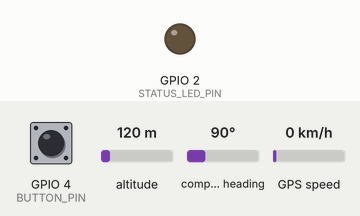
Recording of a sketch running on a simulated ESP32. Parts: output pins drawn as LEDs (lit = HIGH). The inputs (shaded band) are chosen by the test bench; at power-on: GPIO 4 (BUTTON_PIN) HIGH, altitude 120 m, compass heading 90°, GPS speed 0 km/h. WiFi joins after 1.5 s; servers stay silent unless stated; uploads are accepted with an empty reply; the GPS gets a fix after 3 s at 37.7749, -122.4194 with 8 satellites; what the sketch prints to the serial monitor is not drawn.

Above: at 3.3 s.
3.4 s: GPIO 4 (BUTTON_PIN) pulled LOW for 0.15 s
5.8 s: GPIO 4 (BUTTON_PIN) pulled LOW for 1 s
At 7.7 s:
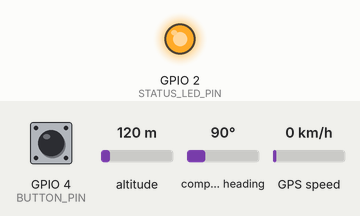
Timing chart, 0 to 9.2 s (numbered marks = the images above; inputs shaded):
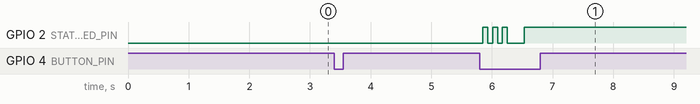

Measured:
- after the input at 3.4 s, every drawn part: stays the same
- after the input at 5.8 s, GPIO 2 (STATUS_LED_PIN): LOW → HIGH after 0.05 s, then repeats every 0.16 s: LOW 0.08 s, HIGH 0.08 s

The sketch:

ambulance_esp32.ino
```cpp
/*
 * EMERGE-X — Physical Emergency Trigger & Ambulance Controller Firmware
 * Platform: ESP32 DevKit V1 (Arduino Core)
 *
 * Hardware Setup:
 * 1. Physical Push Button:
 *    - Connected between GPIO 4 and GND
 *    - Uses internal INPUT_PULLUP (Active-LOW: pressed = 0, idle = 1)
 * 2. Onboard Status LED:
 *    - GPIO 2 (Blinks on press, solid ON on successful emergency corridor activation)
 * 3. (Optional) GPS Module (NEO-6M):
 *    - HardwareSerial UART2: RX2 = GPIO 16 (to GPS TX), TX2 = GPIO 17 (to GPS RX), 9600 baud
 *
 * Backend Contract:
 * - Method: POST http://<BACKEND_HOST>:8000/api/v1/emergency/trigger
 * - Payload: {"ambulance_id": "AX-01", "trigger_source": "PUSH_BUTTON", "timestamp": 0}
 */

#include <WiFi.h>
#include <HTTPClient.h>
#include <TinyGPS++.h>
#include <HardwareSerial.h>

// ==========================================
// 1. CONFIGURATION: WI-FI & BACKEND
// ==========================================
// Enter your local Wi-Fi credentials:
const char* WIFI_SSID     = "YOUR_WIFI_SSID";
const char* WIFI_PASSWORD = "YOUR_WIFI_PASSWORD";

// Enter your computer's LAN IP (run 'ipconfig' on Windows; do NOT use 127.0.0.1 or localhost):
const char* BACKEND_HOST  = "192.168.1.100";
const int   BACKEND_PORT  = 8000;
const char* BACKEND_PATH  = "/api/v1/emergency/trigger";

// Ambulance Identifier:
const char* AMBULANCE_ID  = "AX-01";

// ==========================================
// 2. HARDWARE PINS
// ==========================================
const int BUTTON_PIN      = 4;   // Push Button connected to GPIO 4 (Active-LOW with pullup)
const int STATUS_LED_PIN  = 2;   // Onboard Blue LED for local feedback

// GPS UART Pins (Optional HardwareSerial UART2)
static const int GPS_RX_PIN = 16;
static const int GPS_TX_PIN = 17;
static const uint32_t GPS_BAUD = 9600;

TinyGPSPlus gps;
HardwareSerial gpsSerial(2);

// ==========================================
// 3. TIMING & DEBOUNCE CONSTANTS
// ==========================================
const unsigned long DEBOUNCE_DELAY_MS   = 50;    // 50ms contact debounce
const unsigned long COOLDOWN_DELAY_MS   = 5000;  // 5-second lockout between repeated trigger events
const unsigned long TELEMETRY_INTERVAL  = 2000;  // 2-second periodic GPS telemetry (if fix available)

// State Tracking
int lastRawButtonState    = HIGH;
int debouncedButtonState  = HIGH;
unsigned long lastDebounceTime  = 0;
unsigned long lastTriggerTime   = 0;
unsigned long lastTelemetryTime = 0;
bool emergencyActiveLocal       = false;

// ==========================================
// 4. FUNCTION DECLARATIONS
// ==========================================
void connectWiFi();
bool sendEmergencyTrigger();
void sendGpsTelemetryIfAvailable();

// ==========================================
// 5. SETUP
// ==========================================
void setup() {
  Serial.begin(115200);
  delay(500);

  Serial.println("\n==================================================");
  Serial.println("   EMERGE-X: LIVE EMERGENCY CORE CONTROLLER       ");
  Serial.println("   Ambulance ID: " + String(AMBULANCE_ID));
  Serial.println("==================================================");

  // Initialize GPIO
  pinMode(BUTTON_PIN, INPUT_PULLUP);
  pinMode(STATUS_LED_PIN, OUTPUT);
  digitalWrite(STATUS_LED_PIN, LOW);

  // Initialize GPS UART
  gpsSerial.begin(GPS_BAUD, SERIAL_8N1, GPS_RX_PIN, GPS_TX_PIN);

  // Connect to Local Wi-Fi
  connectWiFi();

  Serial.println("\n[READY] Push button armed on GPIO 4.");
  Serial.println("[READY] Press button to activate Live Emergency Green Corridor.\n");
}

// ==========================================
// 6. MAIN LOOP
// ==========================================
void loop() {
  // Ensure Wi-Fi stays connected
  if (WiFi.status() != WL_CONNECTED) {
    connectWiFi();
  }

  // Continuously parse background GPS data
  while (gpsSerial.available() > 0) {
    gps.encode(gpsSerial.read());
  }

  // --- Push Button Debounce & Trigger Handling ---
  int currentRaw = digitalRead(BUTTON_PIN);

  // If pin changed state, reset debounce timer
  if (currentRaw != lastRawButtonState) {
    lastDebounceTime = millis();
  }

  // Once stable for DEBOUNCE_DELAY_MS
  if ((millis() - lastDebounceTime) > DEBOUNCE_DELAY_MS) {
    // If the debounced state has changed
    if (currentRaw != debouncedButtonState) {
      debouncedButtonState = currentRaw;

      // Active-LOW: LOW means button is pressed down
      if (debouncedButtonState == LOW) {
        unsigned long now = millis();

        // Check cooldown to prevent duplicate spamming while pressed or immediately retried
        if (now - lastTriggerTime >= COOLDOWN_DELAY_MS) {
          Serial.println("\n[EVENT] >>> PHYSICAL PUSH BUTTON PRESSED (GPIO 4) <<<");
          lastTriggerTime = now;

          // Blink LED rapidly to indicate trigger transmission
          for (int i = 0; i < 3; i++) {
            digitalWrite(STATUS_LED_PIN, HIGH);
            delay(80);
            digitalWrite(STATUS_LED_PIN, LOW);
            delay(80);
          }

          // Send emergency trigger via HTTP POST to FastAPI backend
          bool success = sendEmergencyTrigger();
          if (success) {
            emergencyActiveLocal = true;
            digitalWrite(STATUS_LED_PIN, HIGH); // Solid ON indicates corridor ACTIVE
            Serial.println("[STATUS] Emergency corridor ACTIVE. LED confirmed.\n");
          } else {
            digitalWrite(STATUS_LED_PIN, LOW);
            Serial.println("[STATUS] Backend transmission failed. Check IP / WiFi.\n");
          }
        } else {
          unsigned long remainingSec = (COOLDOWN_DELAY_MS - (now - lastTriggerTime)) / 1000;
          Serial.printf("[DEBOUNCE/COOLDOWN] Duplicate trigger blocked. Cooldown remaining: %lu s\n", remainingSec);
        }
      }
    }
  }
  lastRawButtonState = currentRaw;

  // --- (Optional) Periodic GPS Telemetry Stream ---
  if (millis() - lastTelemetryTime >= TELEMETRY_INTERVAL) {
    lastTelemetryTime = millis();
    sendGpsTelemetryIfAvailable();
  }
}

// ==========================================
// 7. HELPER: WI-FI CONNECTION
// ==========================================
void connectWiFi() {
  if (WiFi.status() == WL_CONNECTED) return;

  Serial.printf("[WiFi] Connecting to %s", WIFI_SSID);
  WiFi.mode(WIFI_STA);
  WiFi.begin(WIFI_SSID, WIFI_PASSWORD);

  int attempts = 0;
  while (WiFi.status() != WL_CONNECTED && attempts < 25) {
    delay(400);
    Serial.print(".");
    attempts++;
  }

  if (WiFi.status() == WL_CONNECTED) {
    Serial.println("\n[WiFi] Connected successfully!");
    Serial.printf("[WiFi] IP Address: %s\n", WiFi.localIP().toString().c_str());
  } else {
    Serial.println("\n[WiFi] Connection timeout. Retrying in background...");
  }
}

// ==========================================
// 8. HELPER: SEND EMERGENCY TRIGGER
// ==========================================
bool sendEmergencyTrigger() {
  if (WiFi.status() != WL_CONNECTED) {
    Serial.println("[HTTP ERROR] Cannot send trigger: Wi-Fi disconnected");
    return false;
  }

  HTTPClient http;
  String url = "http://" + String(BACKEND_HOST) + ":" + String(BACKEND_PORT) + String(BACKEND_PATH);

  Serial.printf("[HTTP POST] Transmitting trigger to: %s\n", url.c_str());
  http.begin(url);
  http.addHeader("Content-Type", "application/json");
  http.setTimeout(4000); // 4-second network timeout

  // JSON payload according to backend contract
  String payload = "{\"ambulance_id\":\"" + String(AMBULANCE_ID) + "\","
                   "\"trigger_source\":\"PUSH_BUTTON\","
                   "\"timestamp\":0,"
                   "\"emergency_type\":\"CARDIAC_CRITICAL\","
                   "\"destination_junction_id\":\"J4\"}";

  int httpCode = http.POST(payload);
  bool success = false;

  if (httpCode > 0) {
    String response = http.getString();
    Serial.printf("[HTTP %d] Response: %s\n", httpCode, response.c_str());
    if (httpCode == 200 || httpCode == 201) {
      success = true;
    }
  } else {
    Serial.printf("[HTTP ERROR] Failed: %s\n", http.errorToString(httpCode).c_str());
  }

  http.end();
  return success;
}

// ==========================================
// 9. HELPER: OPTIONAL GPS TELEMETRY
// ==========================================
void sendGpsTelemetryIfAvailable() {
  if (!gps.location.isValid()) return;
  if (WiFi.status() != WL_CONNECTED) return;

  HTTPClient http;
  String url = "http://" + String(BACKEND_HOST) + ":" + String(BACKEND_PORT) + "/api/v1/telemetry/ambulance";
  http.begin(url);
  http.addHeader("Content-Type", "application/json");
  http.setTimeout(2500);

  String payload = "{\"vehicle_id\":\"" + String(AMBULANCE_ID) + "\","
                   "\"latitude\":" + String(gps.location.lat(), 6) + ","
                   "\"longitude\":" + String(gps.location.lng(), 6) + ","
                   "\"speed\":" + String(gps.speed.kmph(), 1) + ","
                   "\"timestamp\":0,"
                   "\"emergency_status\":\"" + String(emergencyActiveLocal ? "ACTIVE_CRITICAL" : "IDLE") + "\"}";

  int code = http.POST(payload);
  if (code == 200) {
    Serial.printf("[GPS TELEMETRY] Sent: Lat %.5f, Lon %.5f, Speed %.1f km/h\n",
                  gps.location.lat(), gps.location.lng(), gps.speed.kmph());
  }
  http.end();
}
```
